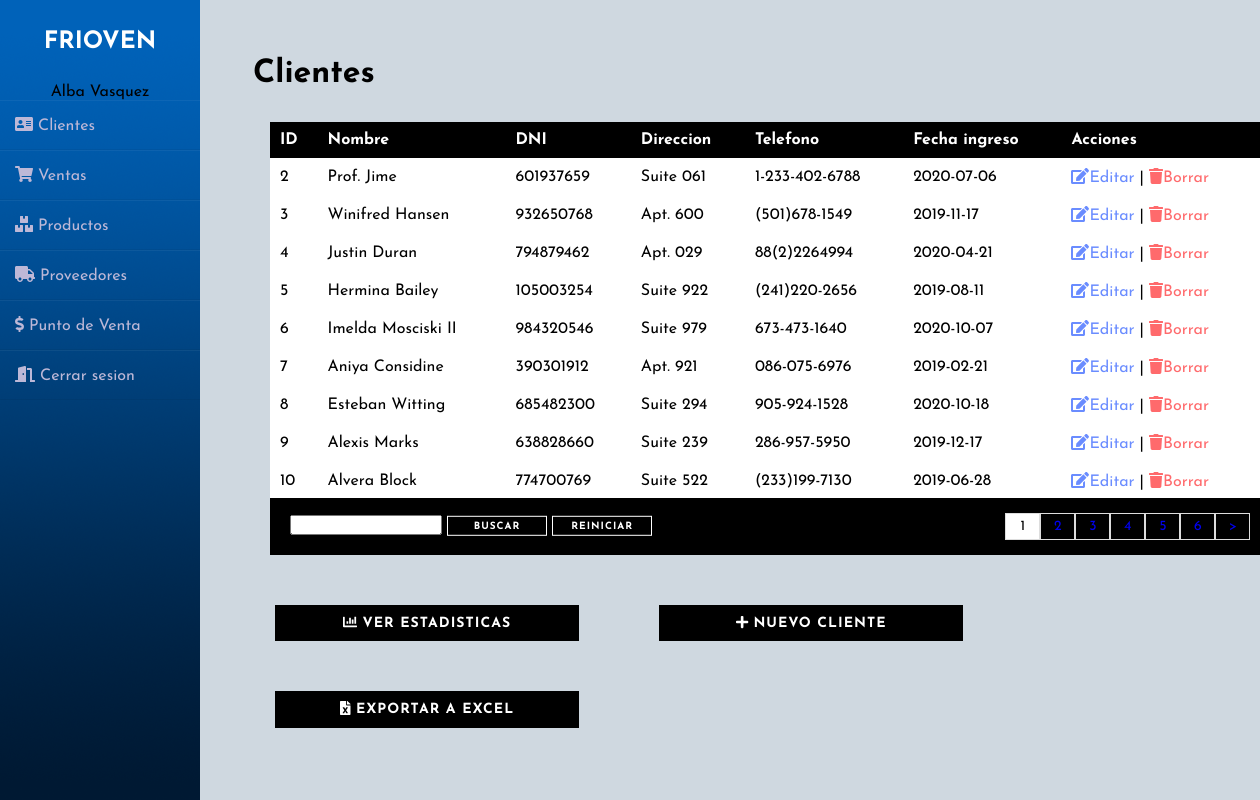
/u2/clientes.php (signed in), run on the app's committed database.
### tables this page shows
CREATE TABLE `cliente` (
  `idcliente` int(11) NOT NULL,
  `nombre` varchar(255) NOT NULL,
  `RNC` int(9) NOT NULL,
  `direccion` varchar(255) NOT NULL,
  `telefono` varchar(255) NOT NULL,
  `fecha_entrada` varchar(255) NOT NULL,
  `activo` char(2) NOT NULL DEFAULT 'si'
);

### u2/clientes.php (the view, shortened to what this page needs)
<?php
include 'links/clienteslinks.php';
include 'back/conexion.php';
?>
<!DOCTYPE html>
<html>
<head>
</head>
<body>
	<div class="wrapper">
    <?php
    include 'links/sidebar.php';
    ?>
    <div class="main_content">
    	<h1 class="down">Clientes </h1>
	<div class="divtab">
	<section class="downp" id="container">
    	<table>
			<tr>
				<th>ID</th>
				<th>Nombre</th>
				<th>DNI</th>
				<th>Direccion</th>
				<th>Telefono</th>
				<th>Fecha ingreso</th>
				<th>Acciones</th>
			</tr>
			<?php
			if (empty($_REQUEST["busqueda"])) {
			$q2 = "SELECT COUNT(*) as total_reg FROM cliente where activo = 'si'";
			}else{
			$busqueda = $_REQUEST["busqueda"];
			$q2 = "SELECT COUNT(*) as total_reg FROM cliente where idcliente LIKE '%$busqueda%' OR nombre LIKE '%$busqueda%' OR telefono LIKE '%$busqueda%' OR RNC LIKE '%$busqueda%' OR direccion LIKE '%$busqueda%' OR fecha_entrada LIKE '%%busqueda%' AND activo = 'si'";
			}
			$sq_reg = mysqli_query($con,$q2);
			$r_reg = mysqli_fetch_array($sq_reg);
			$total_reg = $r_reg['total_reg'];
			$ppg = 9;
			if (empty($_GET['npg'])) {
				$npg = 1;
			} else {
				$npg = $_GET['npg'];
			}
			$desde = ($npg - 1) *  $ppg;
			$ttp = ceil($total_reg / $ppg);
			if (empty($_REQUEST["busqueda"])) {
				$q = "SELECT idcliente,nombre,RNC,direccion,telefono,fecha_entrada FROM cliente where activo = 'si' LIMIT $desde,$ppg";
			} else{
				$q = "SELECT idcliente,nombre,RNC,direccion,telefono,fecha_entrada FROM cliente where idcliente LIKE '%$busqueda%' OR nombre LIKE '%$busqueda%' OR RNC LIKE '%$busqueda%' OR direccion LIKE '%$busqueda%' OR fecha_entrada LIKE '%%busqueda%' AND activo = 'si' LIMIT $desde,$ppg";
			}
			$e = mysqli_query($con,$q);
			$contador = mysqli_num_rows($e);
			if ($contador > 0) {
				while ($datos = mysqli_fetch_array($e)) {
			?>
			<tr>
				<td><?php echo $datos['idcliente']; ?> </td>
				<td><?php echo $datos['nombre']; ?> </td>
				<td><?php echo $datos['RNC']; ?> </td>
				<td><?php echo $datos['direccion']; ?> </td>
				<td><?php echo $datos['telefono']; ?> </td>
				<td><?php echo $datos['fecha_entrada']; ?> </td>
				<td><a href="u_cliente.php?id=<?php echo $datos['idcliente']; ?>" id="b_edit"><i class="fas fa-edit"></i>Editar</a> | <a href="d_cliente.php?id=<?php echo $datos['idcliente']; ?>" id="b_delete"><i class="fas fa-trash"></i>Borrar</a></td>
			</tr>
			<?php
		    	}
			}
			?>
    	</table>
    </section>
	</div>
	<div class="paginas">
	<div class="wd">
	<form action="back/robclientes.php" method="get" class="down">
    <input type="text" name="busqueda" value="<?php if(!empty($busqueda)){echo $busqueda;} ?>">
    <input type="submit" name = "buscar" value="buscar" class="botw btn btn-2 ">
    <input type="submit" name="reiniciar" value="reiniciar" class="botw btn btn-2">
    </form>
	</div>
		<ul>
			<?php
			for ($i=1; $i <= $ttp ; $i++) {
				if ($i == $npg) {
				 echo '<li class="seleccion">'.$i.'</li>';
				}else{
				if (empty($busqueda)) {
					echo '<li><a href="?npg='.$i.'">'.$i.'</a></li>';
				} else{
					echo '<li><a href="?npg='.$i.'&busqueda='.$busqueda.'">'.$i.'</a></li>';
				}
			}
			}
			?>
			<?php
			if ($npg != $ttp) {
				if (!empty($busqueda)) {
			?>
			<li><a href="?npg=<?php  echo $npg + 1?>&busqueda=<?php echo $busqueda ?>"> > </a></li>
			<?php
			    }else{
			 ?>
			 <li><a href="?npg=<?php  echo $npg + 1?>"> > </a></li>
			<?php
			}
			}
			 ?>
		</ul>
	</div>
	<div class="bar_btn">
    <button class="bot bot1 btn btn-2" onclick="window.location.href = 'chart_cli.php?year=2020';"><i class='fas fa-chart-bar'></i>  Ver estadisticas </button>
    <button class="bot bot2 btn btn-2" onclick="window.location.href = 'registrarcliente.php';" ><i class="fas fa-plus"></i>  Nuevo cliente </button>
    <button class="bot bot2 btn btn-2" onclick="window.location.href = 'back/export.php';" ><i class="fas fa-file-excel"></i>  Exportar a Excel </button>
    </div>
      </div>
    </div>
</body>
</html>

### u2/css/csscli.css (style rules this page uses)
.down { transform: translate(5%, 180%); }
A:link { text-decoration: none }
* { outline:none !important; }
a { text-decoration: none !important;outline: none !important; }
.downp { margin-left: 70px; margin-top: 90px; font-size: 20px; }
.wd { margin-top: 50px; position: relative; }

### u2/css/listaclientes.css (style rules this page uses)
.divtab { height: 200px; }
table { border-collapse: collapse; font-size: 12pt; width: 100%; }
table th { text-align: left; padding: 10px; background: black; color: white; }
table tr { background: #fff; }
table td { padding: 10px; }
#b_edit { color: #6A8CFF ; }
#b_delete { color: #FF6A6C; }

### u2/css/botones.css (style rules this page uses)
.btn { border: none; font-size: 20px; color: inherit; background: none; cursor: pointer; padding: 15px 40px; text-transform: uppercase; letter-spacing: 1px; font-weight: 700; outline: none; -webkit-transition: all 0.3s; -moz-transition: all 0.3s; transition: all 0.3s; }
.btn:after { content: ''; position: absolute; z-index: -1; -webkit-transition: all 0.3s; -moz-transition: all 0.3s; transition: all 0.3s; }
.btn:before { speak: none; font-style: normal; font-weight: normal; font-variant: normal; text-transform: none; line-height: 1; position: relative; -webkit-font-smoothing: antialiased; }
.btn-2 { background: black; color: #fff; }
.btn-2:before { position: absolute; height: 100%; left: 0; top: 0; line-height: 3; font-size: 140%; width: 60px; }

### u2/css/botones2.css (style rules this page uses)
.bot { margin-top: 50px; margin-left: 75px; padding: 10px; width: 304px; font-size: 14px; }
.botw { border: 1px solid white; background: none; color: white; font-size: 10px; padding: 2px; width: 100px }

### u2/fw/all.css (style rules this page uses)
.fa-chart-bar:before { content: "\f080"; }
.fa-edit:before { content: "\f044"; }
.fa-file-excel:before { content: "\f1c3"; }
.fa-plus:before { content: "\f067"; }
.fa-trash:before { content: "\f1f8"; }

### u2/css/paginas.css (style rules this page uses)
.wd { width: 400px; }
.paginas { width: 93.9%; margin-left: 70px; margin-top: 155px; color: black; }
.paginas form input { height: 20px; }
.paginas ul { padding: 15px; list-style: none; background: black; display: -webkit-flex; display: -moz-flex; display: -ms-flex; display: -o-flex; display: flex; justify-content: flex-end; }
.paginas a, .seleccion { border: 1px solid #ddd; padding: 5px; display: inline-block; font-size: 14px; text-align: center; width: 35px; }
.seleccion { background: white; color: black; }

### u2/css/sidebar.css (style rules this page uses)
* { margin: 0; padding: 0; box-sizing: border-box; list-style: none; text-decoration: none; font-family: 'Josefin Sans', sans-serif; }
body { background-color: #00325e30; }
.wrapper { display: flex; position: relative; }
.wrapper .main_content { width: 100%; margin-left: 200px; }

### data on the page
cliente: idcliente "2", nombre "Prof. Jime", RNC "601937659", direccion "Suite 061", telefono "1-233-402-6788", fecha_entrada "2020-07-06"
cliente: idcliente "3", nombre "Winifred Hansen", RNC "932650768", direccion "Apt. 600", telefono "(501)678-1549", fecha_entrada "2019-11-17"
cliente: idcliente "4", nombre "Justin Duran", RNC "794879462", direccion "Apt. 029", telefono "88(2)2264994", fecha_entrada "2020-04-21"
cliente: idcliente "5", nombre "Hermina Bailey", RNC "105003254", direccion "Suite 922", telefono "(241)220-2656", fecha_entrada "2019-08-11"
cliente: idcliente "6", nombre "Imelda Mosciski II", RNC "984320546", direccion "Suite 979", telefono "673-473-1640", fecha_entrada "2020-10-07"
cliente: idcliente "7", nombre "Aniya Considine", RNC "390301912", direccion "Apt. 921", telefono "086-075-6976", fecha_entrada "2019-02-21"
cliente: idcliente "8", nombre "Esteban Witting", RNC "685482300", direccion "Suite 294", telefono "905-924-1528", fecha_entrada "2020-10-18"
cliente: idcliente "9", nombre "Alexis Marks", RNC "638828660", direccion "Suite 239", telefono "286-957-5950", fecha_entrada "2019-12-17"
cliente: idcliente "10", nombre "Alvera Block", RNC "774700769", direccion "Suite 522", telefono "(233)199-7130", fecha_entrada "2019-06-28"

### other printed values
$fn "Alba Vasquez"
